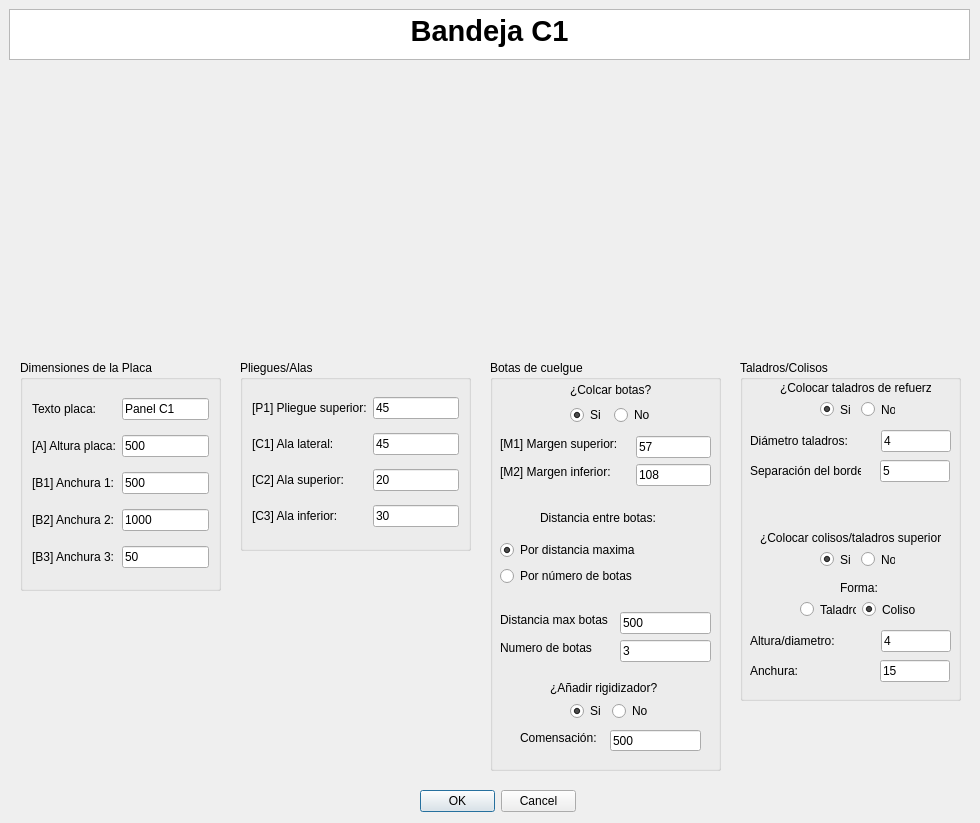
<?xml version="1.0" encoding="UTF-8"?>
<ui version="4.0">
 <class>MyPositionDialog</class>
 <widget class="QDialog" name="MyPositionDialog">
  <property name="geometry">
   <rect>
    <x>0</x>
    <y>0</y>
    <width>980</width>
    <height>823</height>
   </rect>
  </property>
  <property name="windowTitle">
   <string>Enter Position</string>
  </property>
  <property name="whatsThis">
   <string>&lt;html&gt;&lt;head/&gt;&lt;body&gt;&lt;p&gt;Esta ventana de KSDpanel te permite introducir todas las medidas correspondientes del panel seleccionado.&lt;/p&gt;&lt;p&gt;Recuerda que todas las medidas deben de ir en milimetros (mm).&lt;/p&gt;&lt;/body&gt;&lt;/html&gt;</string>
  </property>
  <widget class="QDialogButtonBox" name="buttonBox">
   <property name="geometry">
    <rect>
     <x>420</x>
     <y>790</y>
     <width>156</width>
     <height>23</height>
    </rect>
   </property>
   <property name="orientation">
    <enum>Qt::Horizontal</enum>
   </property>
   <property name="standardButtons">
    <set>QDialogButtonBox::Cancel|QDialogButtonBox::Ok</set>
   </property>
  </widget>
  <widget class="QTextBrowser" name="textBrowser">
   <property name="geometry">
    <rect>
     <x>9</x>
     <y>9</y>
     <width>961</width>
     <height>51</height>
    </rect>
   </property>
   <property name="html">
    <string>&lt;!DOCTYPE HTML PUBLIC &quot;-//W3C//DTD HTML 4.0//EN&quot; &quot;http://www.w3.org/TR/REC-html40/strict.dtd&quot;&gt;
&lt;html&gt;&lt;head&gt;&lt;meta name=&quot;qrichtext&quot; content=&quot;1&quot; /&gt;&lt;style type=&quot;text/css&quot;&gt;
p, li { white-space: pre-wrap; }
&lt;/style&gt;&lt;/head&gt;&lt;body style=&quot; font-family:'MS Shell Dlg 2'; font-size:8.25pt; font-weight:400; font-style:normal;&quot;&gt;
&lt;p align=&quot;center&quot; style=&quot; margin-top:0px; margin-bottom:0px; margin-left:0px; margin-right:0px; -qt-block-indent:0; text-indent:0px;&quot;&gt;&lt;span style=&quot; font-size:22pt; font-weight:600;&quot;&gt;Bandeja C1&lt;/span&gt;&lt;/p&gt;&lt;/body&gt;&lt;/html&gt;</string>
   </property>
  </widget>
  <widget class="QGroupBox" name="groupBox">
   <property name="geometry">
    <rect>
     <x>490</x>
     <y>360</y>
     <width>231</width>
     <height>411</height>
    </rect>
   </property>
   <property name="styleSheet">
    <string notr="true">font: 10pt &quot;MS Shell Dlg 2&quot;;</string>
   </property>
   <property name="title">
    <string>Botas de cuelgue</string>
   </property>
   <widget class="QLineEdit" name="numeroBotasUI">
    <property name="geometry">
     <rect>
      <x>130</x>
      <y>280</y>
      <width>91</width>
      <height>22</height>
     </rect>
    </property>
    <property name="text">
     <string>3</string>
    </property>
   </widget>
   <widget class="QLineEdit" name="distanciaEntreBotasUI">
    <property name="geometry">
     <rect>
      <x>130</x>
      <y>252</y>
      <width>91</width>
      <height>22</height>
     </rect>
    </property>
    <property name="text">
     <string>500</string>
    </property>
   </widget>
   <widget class="QLabel" name="label_7">
    <property name="geometry">
     <rect>
      <x>10</x>
      <y>280</y>
      <width>98</width>
      <height>16</height>
     </rect>
    </property>
    <property name="text">
     <string>Numero de botas</string>
    </property>
   </widget>
   <widget class="QLabel" name="label_6">
    <property name="geometry">
     <rect>
      <x>10</x>
      <y>252</y>
      <width>114</width>
      <height>16</height>
     </rect>
    </property>
    <property name="text">
     <string>Distancia max botas</string>
    </property>
   </widget>
   <widget class="QLabel" name="label_3">
    <property name="geometry">
     <rect>
      <x>10</x>
      <y>76</y>
      <width>130</width>
      <height>16</height>
     </rect>
    </property>
    <property name="text">
     <string>[M1] Margen superior:</string>
    </property>
   </widget>
   <widget class="QLabel" name="label_5">
    <property name="geometry">
     <rect>
      <x>10</x>
      <y>104</y>
      <width>124</width>
      <height>16</height>
     </rect>
    </property>
    <property name="text">
     <string>[M2] Margen inferior:</string>
    </property>
   </widget>
   <widget class="QLineEdit" name="margenAUI">
    <property name="geometry">
     <rect>
      <x>146</x>
      <y>76</y>
      <width>75</width>
      <height>22</height>
     </rect>
    </property>
    <property name="text">
     <string>57</string>
    </property>
   </widget>
   <widget class="QLineEdit" name="margenBUI">
    <property name="geometry">
     <rect>
      <x>146</x>
      <y>104</y>
      <width>75</width>
      <height>22</height>
     </rect>
    </property>
    <property name="text">
     <string>108</string>
    </property>
   </widget>
   <widget class="QLabel" name="label_10">
    <property name="geometry">
     <rect>
      <x>50</x>
      <y>150</y>
      <width>125</width>
      <height>16</height>
     </rect>
    </property>
    <property name="text">
     <string>Distancia entre botas:</string>
    </property>
   </widget>
   <widget class="QWidget" name="layoutWidget">
    <property name="geometry">
     <rect>
      <x>80</x>
      <y>21</y>
      <width>85</width>
      <height>44</height>
     </rect>
    </property>
    <layout class="QGridLayout" name="gridLayout">
     <item row="0" column="0" colspan="2">
      <widget class="QLabel" name="label_2">
       <property name="mouseTracking">
        <bool>false</bool>
       </property>
       <property name="text">
        <string>¿Colcar botas?</string>
       </property>
       <property name="buddy">
        <cstring>label_2</cstring>
       </property>
      </widget>
     </item>
     <item row="1" column="0">
      <widget class="QRadioButton" name="crearBotasUI">
       <property name="text">
        <string>Si</string>
       </property>
       <property name="checked">
        <bool>true</bool>
       </property>
      </widget>
     </item>
     <item row="1" column="1">
      <widget class="QRadioButton" name="noCrearBotasUI">
       <property name="text">
        <string>No</string>
       </property>
      </widget>
     </item>
    </layout>
   </widget>
   <widget class="QWidget" name="layoutWidget">
    <property name="geometry">
     <rect>
      <x>10</x>
      <y>180</y>
      <width>147</width>
      <height>48</height>
     </rect>
    </property>
    <layout class="QVBoxLayout" name="verticalLayout">
     <item>
      <widget class="QRadioButton" name="parametroBotasUI_3">
       <property name="text">
        <string>Por distancia maxima</string>
       </property>
       <property name="checked">
        <bool>true</bool>
       </property>
      </widget>
     </item>
     <item>
      <widget class="QRadioButton" name="parametroBotasUI">
       <property name="text">
        <string>Por número de botas</string>
       </property>
      </widget>
     </item>
    </layout>
   </widget>
   <widget class="QLabel" name="label_23">
    <property name="geometry">
     <rect>
      <x>60</x>
      <y>320</y>
      <width>121</width>
      <height>16</height>
     </rect>
    </property>
    <property name="text">
     <string>¿Añadir rigidizador?</string>
    </property>
   </widget>
   <widget class="QWidget" name="layoutWidget_2">
    <property name="geometry">
     <rect>
      <x>80</x>
      <y>340</y>
      <width>80</width>
      <height>22</height>
     </rect>
    </property>
    <layout class="QHBoxLayout" name="horizontalLayout_4">
     <item>
      <widget class="QRadioButton" name="crearRigidizadorUI">
       <property name="text">
        <string>Si</string>
       </property>
       <property name="checked">
        <bool>true</bool>
       </property>
      </widget>
     </item>
     <item>
      <widget class="QRadioButton" name="noCrearRigidizadorUI">
       <property name="text">
        <string>No</string>
       </property>
      </widget>
     </item>
    </layout>
   </widget>
   <widget class="QLineEdit" name="compensacionGrosorCompositeUI">
    <property name="geometry">
     <rect>
      <x>120</x>
      <y>370</y>
      <width>91</width>
      <height>21</height>
     </rect>
    </property>
    <property name="text">
     <string>500</string>
    </property>
   </widget>
   <widget class="QLabel" name="label_24">
    <property name="geometry">
     <rect>
      <x>30</x>
      <y>370</y>
      <width>91</width>
      <height>16</height>
     </rect>
    </property>
    <property name="text">
     <string>Comensación:</string>
    </property>
   </widget>
  </widget>
  <widget class="QGroupBox" name="groupBox_2">
   <property name="geometry">
    <rect>
     <x>240</x>
     <y>360</y>
     <width>231</width>
     <height>191</height>
    </rect>
   </property>
   <property name="styleSheet">
    <string notr="true">font: 10pt &quot;MS Shell Dlg 2&quot;;</string>
   </property>
   <property name="title">
    <string>Pliegues/Alas</string>
   </property>
   <layout class="QGridLayout" name="gridLayout_2">
    <item row="0" column="1">
     <widget class="QLineEdit" name="pliegueSuperiorUI">
      <property name="text">
       <string>45</string>
      </property>
     </widget>
    </item>
    <item row="2" column="0">
     <widget class="QLabel" name="label_9">
      <property name="text">
       <string>[C1] Ala lateral:</string>
      </property>
     </widget>
    </item>
    <item row="3" column="0">
     <widget class="QLabel" name="label_11">
      <property name="text">
       <string>[C2] Ala superior:</string>
      </property>
     </widget>
    </item>
    <item row="3" column="1">
     <widget class="QLineEdit" name="alaSuperiorUI">
      <property name="text">
       <string>20</string>
      </property>
     </widget>
    </item>
    <item row="4" column="1">
     <widget class="QLineEdit" name="alaInferiorUI">
      <property name="text">
       <string>30</string>
      </property>
     </widget>
    </item>
    <item row="2" column="1">
     <widget class="QLineEdit" name="alaIzquierdaUI">
      <property name="text">
       <string>45</string>
      </property>
     </widget>
    </item>
    <item row="0" column="0">
     <widget class="QLabel" name="label_13">
      <property name="text">
       <string>[P1] Pliegue superior:</string>
      </property>
     </widget>
    </item>
    <item row="4" column="0">
     <widget class="QLabel" name="label_12">
      <property name="text">
       <string>[C3] Ala inferior:</string>
      </property>
     </widget>
    </item>
   </layout>
  </widget>
  <widget class="QLabel" name="imagenPanelUI">
   <property name="geometry">
    <rect>
     <x>220</x>
     <y>70</y>
     <width>511</width>
     <height>281</height>
    </rect>
   </property>
   <property name="text">
    <string/>
   </property>
   <property name="pixmap">
    <pixmap>../imagenes/REF_CH1cotas.jpg</pixmap>
   </property>
   <property name="scaledContents">
    <bool>true</bool>
   </property>
   <property name="wordWrap">
    <bool>false</bool>
   </property>
   <property name="margin">
    <number>0</number>
   </property>
   <property name="openExternalLinks">
    <bool>false</bool>
   </property>
  </widget>
  <widget class="QGroupBox" name="groupBox_3">
   <property name="geometry">
    <rect>
     <x>20</x>
     <y>360</y>
     <width>201</width>
     <height>231</height>
    </rect>
   </property>
   <property name="styleSheet">
    <string notr="true">font: 10pt &quot;MS Shell Dlg 2&quot;;</string>
   </property>
   <property name="title">
    <string>Dimensiones de la Placa</string>
   </property>
   <layout class="QGridLayout" name="gridLayout_3">
    <item row="0" column="1">
     <widget class="QLineEdit" name="textoDescriptivoA0UI">
      <property name="text">
       <string>Panel C1</string>
      </property>
     </widget>
    </item>
    <item row="0" column="0">
     <widget class="QLabel" name="label">
      <property name="text">
       <string>Texto placa:</string>
      </property>
     </widget>
    </item>
    <item row="1" column="0">
     <widget class="QLabel" name="label_8">
      <property name="text">
       <string>[A] Altura placa:</string>
      </property>
     </widget>
    </item>
    <item row="2" column="0">
     <widget class="QLabel" name="label_4">
      <property name="text">
       <string>[B1] Anchura 1:</string>
      </property>
     </widget>
    </item>
    <item row="3" column="1">
     <widget class="QLineEdit" name="anchura2UI">
      <property name="text">
       <string>1000</string>
      </property>
     </widget>
    </item>
    <item row="1" column="1">
     <widget class="QLineEdit" name="alturaPlacaUI">
      <property name="text">
       <string>500</string>
      </property>
     </widget>
    </item>
    <item row="2" column="1">
     <widget class="QLineEdit" name="anchura1UI">
      <property name="text">
       <string>500</string>
      </property>
     </widget>
    </item>
    <item row="3" column="0">
     <widget class="QLabel" name="label_22">
      <property name="text">
       <string>[B2] Anchura 2:</string>
      </property>
     </widget>
    </item>
    <item row="4" column="0">
     <widget class="QLabel" name="label_26">
      <property name="text">
       <string>[B3] Anchura 3:</string>
      </property>
     </widget>
    </item>
    <item row="4" column="1">
     <widget class="QLineEdit" name="anchura3UI">
      <property name="text">
       <string>50</string>
      </property>
     </widget>
    </item>
   </layout>
  </widget>
  <widget class="QGroupBox" name="groupBox_4">
   <property name="geometry">
    <rect>
     <x>740</x>
     <y>360</y>
     <width>221</width>
     <height>341</height>
    </rect>
   </property>
   <property name="title">
    <string>Taladros/Colisos</string>
   </property>
   <widget class="QLabel" name="label_15">
    <property name="geometry">
     <rect>
      <x>40</x>
      <y>20</y>
      <width>151</width>
      <height>16</height>
     </rect>
    </property>
    <property name="text">
     <string>¿Colocar taladros de refuerzo?</string>
    </property>
   </widget>
   <widget class="QLabel" name="label_16">
    <property name="geometry">
     <rect>
      <x>10</x>
      <y>70</y>
      <width>125</width>
      <height>22</height>
     </rect>
    </property>
    <property name="text">
     <string>Diámetro taladros:</string>
    </property>
   </widget>
   <widget class="QLineEdit" name="diametroTaladrosUI">
    <property name="geometry">
     <rect>
      <x>141</x>
      <y>70</y>
      <width>70</width>
      <height>22</height>
     </rect>
    </property>
    <property name="text">
     <string>4</string>
    </property>
   </widget>
   <widget class="QLineEdit" name="distanciaBordeUI">
    <property name="geometry">
     <rect>
      <x>140</x>
      <y>100</y>
      <width>70</width>
      <height>22</height>
     </rect>
    </property>
    <property name="text">
     <string>5</string>
    </property>
   </widget>
   <widget class="QLabel" name="label_17">
    <property name="geometry">
     <rect>
      <x>10</x>
      <y>100</y>
      <width>111</width>
      <height>21</height>
     </rect>
    </property>
    <property name="text">
     <string>Separación del borde:</string>
    </property>
   </widget>
   <widget class="QLabel" name="label_18">
    <property name="geometry">
     <rect>
      <x>20</x>
      <y>170</y>
      <width>181</width>
      <height>16</height>
     </rect>
    </property>
    <property name="text">
     <string>¿Colocar colisos/taladros superiores?</string>
    </property>
   </widget>
   <widget class="QLabel" name="label_19">
    <property name="geometry">
     <rect>
      <x>100</x>
      <y>220</y>
      <width>41</width>
      <height>16</height>
     </rect>
    </property>
    <property name="text">
     <string>Forma:</string>
    </property>
   </widget>
   <widget class="QLineEdit" name="anchuraColisoUI">
    <property name="geometry">
     <rect>
      <x>140</x>
      <y>300</y>
      <width>70</width>
      <height>22</height>
     </rect>
    </property>
    <property name="text">
     <string>15</string>
    </property>
   </widget>
   <widget class="QLineEdit" name="alturaColisoUI">
    <property name="geometry">
     <rect>
      <x>141</x>
      <y>270</y>
      <width>70</width>
      <height>22</height>
     </rect>
    </property>
    <property name="text">
     <string>4</string>
    </property>
   </widget>
   <widget class="QLabel" name="label_20">
    <property name="geometry">
     <rect>
      <x>10</x>
      <y>300</y>
      <width>111</width>
      <height>21</height>
     </rect>
    </property>
    <property name="text">
     <string>Anchura:</string>
    </property>
   </widget>
   <widget class="QLabel" name="label_21">
    <property name="geometry">
     <rect>
      <x>10</x>
      <y>270</y>
      <width>125</width>
      <height>22</height>
     </rect>
    </property>
    <property name="text">
     <string>Altura/diametro:</string>
    </property>
   </widget>
   <widget class="QWidget" name="layoutWidget">
    <property name="geometry">
     <rect>
      <x>80</x>
      <y>40</y>
      <width>75</width>
      <height>19</height>
     </rect>
    </property>
    <layout class="QHBoxLayout" name="horizontalLayout">
     <item>
      <widget class="QRadioButton" name="crearTaladrosUI">
       <property name="text">
        <string>Si</string>
       </property>
       <property name="checked">
        <bool>true</bool>
       </property>
      </widget>
     </item>
     <item>
      <widget class="QRadioButton" name="noCrearTaladrosUI">
       <property name="text">
        <string>No</string>
       </property>
      </widget>
     </item>
    </layout>
   </widget>
   <widget class="QWidget" name="layoutWidget">
    <property name="geometry">
     <rect>
      <x>80</x>
      <y>190</y>
      <width>75</width>
      <height>19</height>
     </rect>
    </property>
    <layout class="QHBoxLayout" name="horizontalLayout_2">
     <item>
      <widget class="QRadioButton" name="crearColisoUI">
       <property name="text">
        <string>Si</string>
       </property>
       <property name="checked">
        <bool>true</bool>
       </property>
      </widget>
     </item>
     <item>
      <widget class="QRadioButton" name="noCrearColisoUI">
       <property name="text">
        <string>No</string>
       </property>
      </widget>
     </item>
    </layout>
   </widget>
   <widget class="QWidget" name="layoutWidget">
    <property name="geometry">
     <rect>
      <x>60</x>
      <y>240</y>
      <width>118</width>
      <height>19</height>
     </rect>
    </property>
    <layout class="QHBoxLayout" name="horizontalLayout_3">
     <item>
      <widget class="QRadioButton" name="taladroColisoUI">
       <property name="text">
        <string>Taladro</string>
       </property>
      </widget>
     </item>
     <item>
      <widget class="QRadioButton" name="colisoColisoUI">
       <property name="text">
        <string>Coliso</string>
       </property>
       <property name="checked">
        <bool>true</bool>
       </property>
      </widget>
     </item>
    </layout>
   </widget>
  </widget>
  <zorder>groupBox_2</zorder>
  <zorder>groupBox</zorder>
  <zorder>buttonBox</zorder>
  <zorder>textBrowser</zorder>
  <zorder>imagenPanelUI</zorder>
  <zorder>groupBox_3</zorder>
  <zorder>groupBox_4</zorder>
 </widget>
 <resources/>
 <connections>
  <connection>
   <sender>buttonBox</sender>
   <signal>accepted()</signal>
   <receiver>MyPositionDialog</receiver>
   <slot>accept()</slot>
   <hints>
    <hint type="sourcelabel">
     <x>248</x>
     <y>254</y>
    </hint>
    <hint type="destinationlabel">
     <x>157</x>
     <y>274</y>
    </hint>
   </hints>
  </connection>
  <connection>
   <sender>buttonBox</sender>
   <signal>rejected()</signal>
   <receiver>MyPositionDialog</receiver>
   <slot>reject()</slot>
   <hints>
    <hint type="sourcelabel">
     <x>316</x>
     <y>260</y>
    </hint>
    <hint type="destinationlabel">
     <x>286</x>
     <y>274</y>
    </hint>
   </hints>
  </connection>
 </connections>
</ui>
